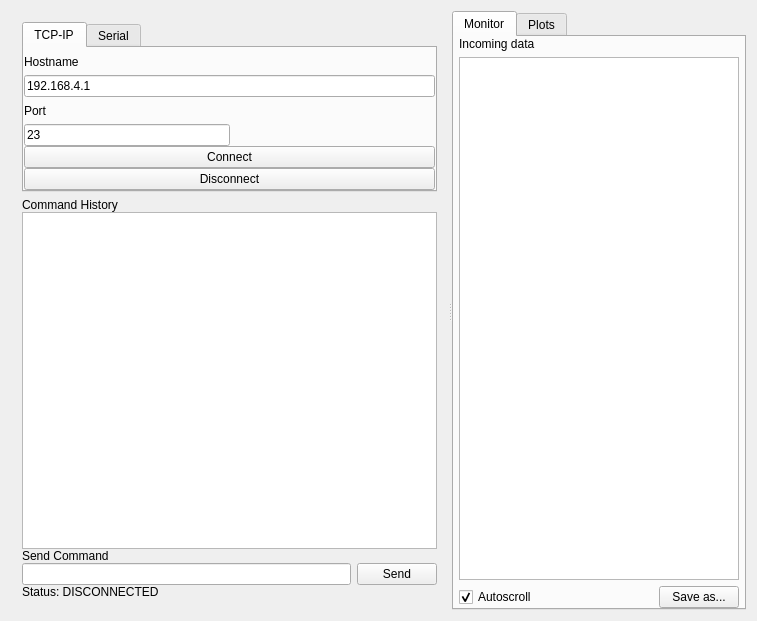
<?xml version="1.0" encoding="UTF-8"?>
<ui version="4.0">
 <class>Widget</class>
 <widget class="QWidget" name="Widget">
  <property name="geometry">
   <rect>
    <x>0</x>
    <y>0</y>
    <width>757</width>
    <height>621</height>
   </rect>
  </property>
  <property name="windowTitle">
   <string>Widget</string>
  </property>
  <layout class="QGridLayout" name="gridLayout_2">
   <item row="0" column="0">
    <widget class="QSplitter" name="splitter">
     <property name="orientation">
      <enum>Qt::Horizontal</enum>
     </property>
     <widget class="QWidget" name="layoutWidget">
      <layout class="QVBoxLayout" name="verticalLayout_3" stretch="0,0">
       <item>
        <widget class="QTabWidget" name="tabWidget_2">
         <property name="maximumSize">
          <size>
           <width>16777215</width>
           <height>170</height>
          </size>
         </property>
         <property name="currentIndex">
          <number>0</number>
         </property>
         <widget class="QWidget" name="tab_tcpip">
          <property name="maximumSize">
           <size>
            <width>16777215</width>
            <height>200</height>
           </size>
          </property>
          <attribute name="title">
           <string>TCP-IP</string>
          </attribute>
          <layout class="QVBoxLayout" name="verticalLayout_4">
           <property name="spacing">
            <number>0</number>
           </property>
           <property name="leftMargin">
            <number>0</number>
           </property>
           <property name="topMargin">
            <number>0</number>
           </property>
           <property name="rightMargin">
            <number>0</number>
           </property>
           <property name="bottomMargin">
            <number>0</number>
           </property>
           <item>
            <layout class="QVBoxLayout" name="verticalLayout">
             <property name="spacing">
              <number>0</number>
             </property>
             <item>
              <widget class="QLabel" name="label_hostname">
               <property name="text">
                <string>Hostname</string>
               </property>
              </widget>
             </item>
             <item>
              <widget class="QLineEdit" name="lineEdit_hostname">
               <property name="text">
                <string>192.168.4.1</string>
               </property>
              </widget>
             </item>
             <item>
              <widget class="QLabel" name="label_port">
               <property name="text">
                <string>Port</string>
               </property>
              </widget>
             </item>
             <item>
              <layout class="QHBoxLayout" name="horizontalLayout">
               <item>
                <widget class="QLineEdit" name="lineEdit_port">
                 <property name="text">
                  <string>23</string>
                 </property>
                </widget>
               </item>
               <item>
                <spacer name="horizontalSpacer">
                 <property name="orientation">
                  <enum>Qt::Horizontal</enum>
                 </property>
                 <property name="sizeHint" stdset="0">
                  <size>
                   <width>150</width>
                   <height>20</height>
                  </size>
                 </property>
                </spacer>
               </item>
              </layout>
             </item>
             <item>
              <widget class="QPushButton" name="pushButton_connect">
               <property name="text">
                <string>Connect</string>
               </property>
              </widget>
             </item>
             <item>
              <widget class="QPushButton" name="pushButton_disconnect">
               <property name="text">
                <string>Disconnect</string>
               </property>
              </widget>
             </item>
            </layout>
           </item>
          </layout>
          <zorder></zorder>
          <zorder></zorder>
         </widget>
         <widget class="QWidget" name="tab_serial">
          <property name="maximumSize">
           <size>
            <width>16777215</width>
            <height>200</height>
           </size>
          </property>
          <attribute name="title">
           <string>Serial</string>
          </attribute>
          <layout class="QHBoxLayout" name="horizontalLayout_4">
           <property name="leftMargin">
            <number>0</number>
           </property>
           <property name="topMargin">
            <number>0</number>
           </property>
           <property name="rightMargin">
            <number>0</number>
           </property>
           <property name="bottomMargin">
            <number>0</number>
           </property>
           <item>
            <layout class="QVBoxLayout" name="verticalLayout_5">
             <item>
              <widget class="QLabel" name="label_serial_available">
               <property name="text">
                <string>Available serial ports:</string>
               </property>
              </widget>
             </item>
             <item>
              <widget class="QComboBox" name="comboBox_serial_available"/>
             </item>
             <item>
              <widget class="QLabel" name="label_serila_baud">
               <property name="text">
                <string>Serial baud:</string>
               </property>
              </widget>
             </item>
             <item>
              <widget class="QComboBox" name="comboBox_serial_baud"/>
             </item>
             <item>
              <widget class="QPushButton" name="pushButton_serial_start">
               <property name="text">
                <string>Start</string>
               </property>
              </widget>
             </item>
             <item>
              <widget class="QPushButton" name="pushButton_serial_stop">
               <property name="text">
                <string>Stop</string>
               </property>
              </widget>
             </item>
            </layout>
           </item>
           <item>
            <layout class="QVBoxLayout" name="verticalLayout_6">
             <item>
              <widget class="QLabel" name="label_serial_info">
               <property name="text">
                <string>Serial port info:</string>
               </property>
              </widget>
             </item>
             <item>
              <widget class="QTextBrowser" name="textBrowser_serial_info">
               <property name="minimumSize">
                <size>
                 <width>100</width>
                 <height>0</height>
                </size>
               </property>
               <property name="maximumSize">
                <size>
                 <width>16777215</width>
                 <height>100</height>
                </size>
               </property>
               <property name="font">
                <font>
                 <pointsize>12</pointsize>
                </font>
               </property>
              </widget>
             </item>
             <item>
              <spacer name="verticalSpacer">
               <property name="orientation">
                <enum>Qt::Vertical</enum>
               </property>
               <property name="sizeHint" stdset="0">
                <size>
                 <width>20</width>
                 <height>40</height>
                </size>
               </property>
              </spacer>
             </item>
            </layout>
           </item>
          </layout>
         </widget>
        </widget>
       </item>
       <item>
        <layout class="QVBoxLayout" name="verticalLayout_2">
         <property name="spacing">
          <number>0</number>
         </property>
         <item>
          <widget class="QLabel" name="label_cmdHistory">
           <property name="text">
            <string>Command History</string>
           </property>
          </widget>
         </item>
         <item>
          <widget class="QListWidget" name="listWidget_cmdHistory">
           <property name="minimumSize">
            <size>
             <width>0</width>
             <height>300</height>
            </size>
           </property>
          </widget>
         </item>
         <item>
          <widget class="QLabel" name="label_cmdHistory_cmdSend">
           <property name="text">
            <string>Send Command</string>
           </property>
          </widget>
         </item>
         <item>
          <layout class="QHBoxLayout" name="horizontalLayout_2">
           <item>
            <widget class="QLineEdit" name="lineEdit_cmdSend"/>
           </item>
           <item>
            <widget class="QPushButton" name="pushButton_cmdSend">
             <property name="text">
              <string>Send</string>
             </property>
            </widget>
           </item>
          </layout>
         </item>
         <item>
          <widget class="QLabel" name="label_status">
           <property name="text">
            <string>Status: DISCONNECTED</string>
           </property>
          </widget>
         </item>
        </layout>
       </item>
      </layout>
     </widget>
     <widget class="QTabWidget" name="tabWidget">
      <property name="tabPosition">
       <enum>QTabWidget::North</enum>
      </property>
      <property name="tabShape">
       <enum>QTabWidget::Rounded</enum>
      </property>
      <property name="currentIndex">
       <number>0</number>
      </property>
      <property name="elideMode">
       <enum>Qt::ElideRight</enum>
      </property>
      <widget class="QWidget" name="tab">
       <attribute name="title">
        <string>Monitor</string>
       </attribute>
       <layout class="QVBoxLayout" name="verticalLayout_9">
        <property name="leftMargin">
         <number>5</number>
        </property>
        <property name="topMargin">
         <number>0</number>
        </property>
        <property name="rightMargin">
         <number>5</number>
        </property>
        <property name="bottomMargin">
         <number>0</number>
        </property>
        <item>
         <widget class="QLabel" name="label_incomingData">
          <property name="text">
           <string>Incoming data</string>
          </property>
         </widget>
        </item>
        <item>
         <widget class="QTextBrowser" name="textBrowser_incomingData">
          <property name="minimumSize">
           <size>
            <width>0</width>
            <height>0</height>
           </size>
          </property>
         </widget>
        </item>
        <item>
         <layout class="QHBoxLayout" name="horizontalLayout_7">
          <item>
           <widget class="QCheckBox" name="checkBox_autoscroll">
            <property name="enabled">
             <bool>true</bool>
            </property>
            <property name="text">
             <string>Autoscroll</string>
            </property>
            <property name="checked">
             <bool>true</bool>
            </property>
           </widget>
          </item>
          <item>
           <spacer name="horizontalSpacer_3">
            <property name="orientation">
             <enum>Qt::Horizontal</enum>
            </property>
            <property name="sizeHint" stdset="0">
             <size>
              <width>40</width>
              <height>20</height>
             </size>
            </property>
           </spacer>
          </item>
          <item>
           <widget class="QPushButton" name="pushButton_saveIncomingData">
            <property name="text">
             <string>Save as...</string>
            </property>
           </widget>
          </item>
         </layout>
        </item>
       </layout>
      </widget>
      <widget class="QWidget" name="tab_2">
       <attribute name="title">
        <string>Plots</string>
       </attribute>
       <layout class="QVBoxLayout" name="verticalLayout_10">
        <item>
         <widget class="QPushButton" name="pushButton_plotSettings">
          <property name="text">
           <string>...</string>
          </property>
         </widget>
        </item>
        <item>
         <widget class="QCustomPlot" name="plot" native="true">
          <widget class="QDockWidget" name="dockWidget">
           <property name="geometry">
            <rect>
             <x>0</x>
             <y>30</y>
             <width>301</width>
             <height>401</height>
            </rect>
           </property>
           <property name="floating">
            <bool>false</bool>
           </property>
           <property name="features">
            <set>QDockWidget::AllDockWidgetFeatures</set>
           </property>
           <property name="windowTitle">
            <string>Plot Settings</string>
           </property>
           <widget class="QWidget" name="dockWidgetContents">
            <layout class="QVBoxLayout" name="verticalLayout_11">
             <property name="leftMargin">
              <number>10</number>
             </property>
             <property name="topMargin">
              <number>10</number>
             </property>
             <property name="rightMargin">
              <number>10</number>
             </property>
             <property name="bottomMargin">
              <number>10</number>
             </property>
             <item>
              <layout class="QHBoxLayout" name="horizontalLayout_8">
               <item>
                <widget class="QCheckBox" name="checkBox_enablePlot">
                 <property name="text">
                  <string>Enable plot...</string>
                 </property>
                </widget>
               </item>
               <item>
                <spacer name="horizontalSpacer_2">
                 <property name="orientation">
                  <enum>Qt::Horizontal</enum>
                 </property>
                 <property name="sizeHint" stdset="0">
                  <size>
                   <width>40</width>
                   <height>20</height>
                  </size>
                 </property>
                </spacer>
               </item>
              </layout>
             </item>
             <item>
              <layout class="QHBoxLayout" name="horizontalLayout_10">
               <item>
                <widget class="QLabel" name="label_initChar">
                 <property name="sizePolicy">
                  <sizepolicy hsizetype="Fixed" vsizetype="Fixed">
                   <horstretch>0</horstretch>
                   <verstretch>0</verstretch>
                  </sizepolicy>
                 </property>
                 <property name="text">
                  <string>Init char:</string>
                 </property>
                </widget>
               </item>
               <item>
                <widget class="QLineEdit" name="lineEdit_initChar">
                 <property name="maximumSize">
                  <size>
                   <width>50</width>
                   <height>16777215</height>
                  </size>
                 </property>
                 <property name="text">
                  <string>#</string>
                 </property>
                </widget>
               </item>
               <item>
                <spacer name="horizontalSpacer_5">
                 <property name="orientation">
                  <enum>Qt::Horizontal</enum>
                 </property>
                 <property name="sizeHint" stdset="0">
                  <size>
                   <width>40</width>
                   <height>20</height>
                  </size>
                 </property>
                </spacer>
               </item>
              </layout>
             </item>
             <item>
              <layout class="QHBoxLayout" name="horizontalLayout_11">
               <item>
                <widget class="QLabel" name="label_fps">
                 <property name="sizePolicy">
                  <sizepolicy hsizetype="Fixed" vsizetype="Fixed">
                   <horstretch>0</horstretch>
                   <verstretch>0</verstretch>
                  </sizepolicy>
                 </property>
                 <property name="text">
                  <string>FPS:    10</string>
                 </property>
                </widget>
               </item>
               <item>
                <widget class="QSlider" name="horizontalSlider_fps">
                 <property name="minimum">
                  <number>10</number>
                 </property>
                 <property name="maximum">
                  <number>60</number>
                 </property>
                 <property name="value">
                  <number>30</number>
                 </property>
                 <property name="orientation">
                  <enum>Qt::Horizontal</enum>
                 </property>
                </widget>
               </item>
               <item>
                <widget class="QLabel" name="label_fpsMax">
                 <property name="sizePolicy">
                  <sizepolicy hsizetype="Fixed" vsizetype="Fixed">
                   <horstretch>0</horstretch>
                   <verstretch>0</verstretch>
                  </sizepolicy>
                 </property>
                 <property name="text">
                  <string>60</string>
                 </property>
                </widget>
               </item>
              </layout>
             </item>
             <item>
              <layout class="QHBoxLayout" name="horizontalLayout_9">
               <item>
                <widget class="QLabel" name="label_numberSubplots">
                 <property name="sizePolicy">
                  <sizepolicy hsizetype="Fixed" vsizetype="Fixed">
                   <horstretch>0</horstretch>
                   <verstretch>0</verstretch>
                  </sizepolicy>
                 </property>
                 <property name="text">
                  <string>Subplots:</string>
                 </property>
                </widget>
               </item>
               <item>
                <widget class="QSpinBox" name="spinBox_numberSubplots">
                 <property name="buttonSymbols">
                  <enum>QAbstractSpinBox::PlusMinus</enum>
                 </property>
                 <property name="minimum">
                  <number>1</number>
                 </property>
                 <property name="maximum">
                  <number>99</number>
                 </property>
                </widget>
               </item>
               <item>
                <spacer name="horizontalSpacer_4">
                 <property name="orientation">
                  <enum>Qt::Horizontal</enum>
                 </property>
                 <property name="sizeHint" stdset="0">
                  <size>
                   <width>40</width>
                   <height>20</height>
                  </size>
                 </property>
                </spacer>
               </item>
              </layout>
             </item>
             <item>
              <widget class="QTabWidget" name="tabWidget_subplot">
               <property name="currentIndex">
                <number>-1</number>
               </property>
               <property name="usesScrollButtons">
                <bool>true</bool>
               </property>
               <property name="tabsClosable">
                <bool>false</bool>
               </property>
               <property name="tabBarAutoHide">
                <bool>true</bool>
               </property>
              </widget>
             </item>
            </layout>
           </widget>
          </widget>
         </widget>
        </item>
       </layout>
      </widget>
     </widget>
    </widget>
   </item>
  </layout>
 </widget>
 <layoutdefault spacing="6" margin="11"/>
 <customwidgets>
  <customwidget>
   <class>QCustomPlot</class>
   <extends>QWidget</extends>
   <header>qcustomplot/qcustomplot.h</header>
   <container>1</container>
  </customwidget>
 </customwidgets>
 <resources/>
 <connections/>
</ui>
